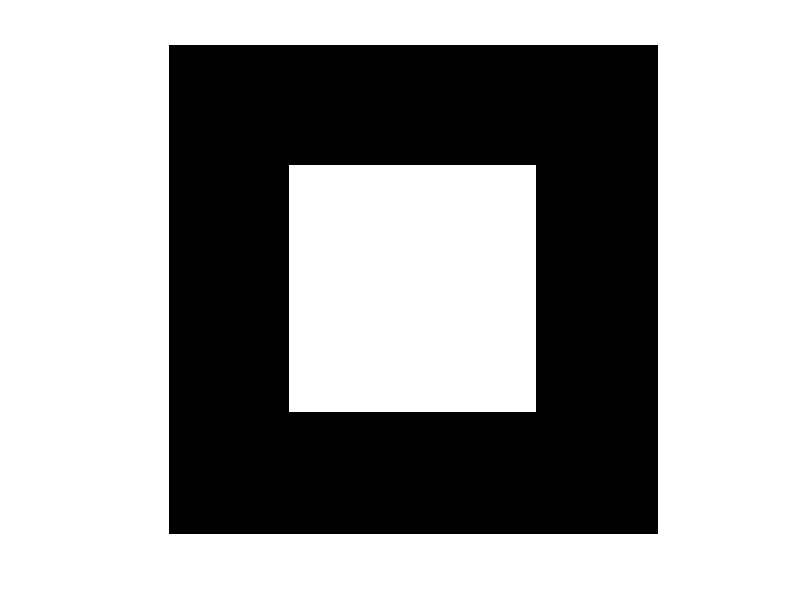

This figure's MATLAB source:
img = zeros(200 , 200);
cx = 100;
cy = 100;
[R C] = size(img);
cr = 50;

for i = 1 : 1 : R
    for j = 1 : 1 : C
        if( max(abs(i - cx), abs(j - cy)) <= cr )
            img(i,j) = 255;
        end
    end
end

imshow(img)
